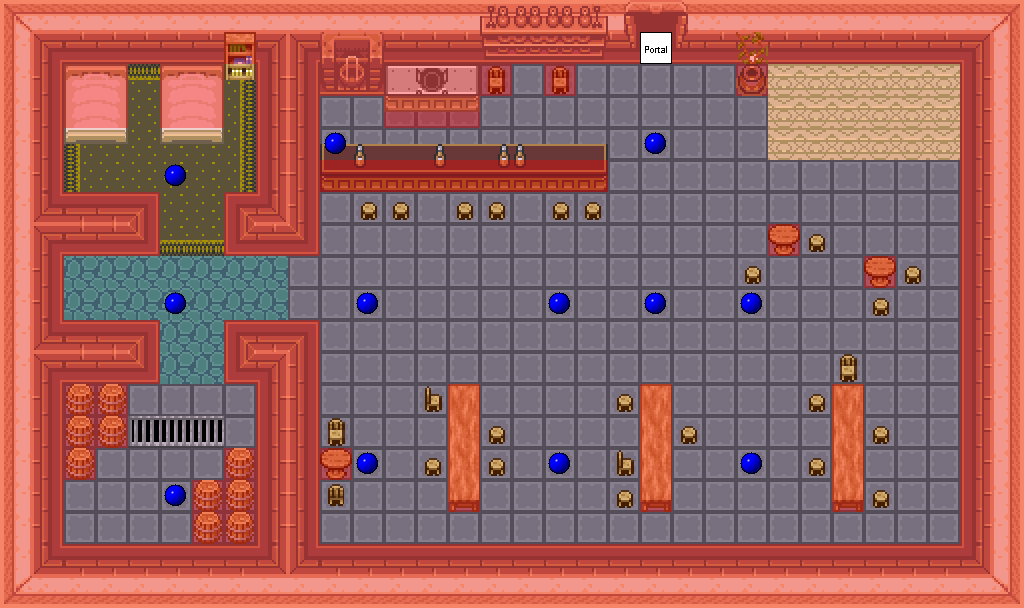

This is a level from a 2D game, rendered from its Tiled map with the project's own tilesets. A one-line summary and the map file follow, with tile-layer data summarised:
An orthogonal 32x19 tile map with 32x32 px tiles, 8 tile layers (0_floor, 1_terrain, 2_object, 3_roof, ...), 10 tilesets.

<map version="0.99a" orientation="orthogonal" width="32" height="19" tilewidth="32" tileheight="32">
 <tileset name="Outside 0" firstgid="1" tilewidth="32" tileheight="32">
  <image source="../zelda_outside_0_chipset.png" trans="ffffff" />
 </tileset>
 <tileset name="Outside 1" firstgid="481" tilewidth="32" tileheight="32">
  <image source="../zelda_outside_1_chipset.png" trans="ffffff" />
 </tileset>
 <tileset name="Dungeon 0" firstgid="961" tilewidth="32" tileheight="32">
  <image source="../zelda_dungeon_0_chipset.png" trans="ff00ff" />
 </tileset>
 <tileset name="Dungeon 1" firstgid="1441" tilewidth="32" tileheight="32">
  <image source="../zelda_dungeon_1_chipset.png" trans="ff00ff" />
 </tileset>
 <tileset name="Interior 0" firstgid="1921" tilewidth="32" tileheight="32">
  <image source="../zelda_interior_0_chipset.png" trans="ff00ff" />
 </tileset>
 <tileset name="Navigation" firstgid="2401" tilewidth="32" tileheight="32">
  <image source="../zelda_navigation_chipset.png" />
 </tileset>
 <tileset name="Objects" firstgid="2402" tilewidth="32" tileheight="32">
  <image source="../zelda_objects_chipset.png" />
 </tileset>
 <tileset name="Collision" firstgid="2502" tilewidth="32" tileheight="32">
  <image source="../zelda_collision_chipset.png" />
 </tileset>
 <tileset name="Building 0" firstgid="2504" tilewidth="32" tileheight="32">
  <image source="../zelda_building_0_tileset.png" />
 </tileset>
 <tileset name="Outside 2" firstgid="2984" tilewidth="32" tileheight="32">
  <image source="../zelda_outside_2_chipset.png" />
 </tileset>
 <layer name="0_floor" width="32" height="19">
  <data>[608 cells, 608 non-empty, 16 distinct tile ids]</data>
 </layer>
 <layer name="1_terrain" width="32" height="19">
  <data>[608 cells, 236 non-empty, 33 distinct tile ids]</data>
 </layer>
 <layer name="2_object" width="32" height="19">
  <data>[608 cells, 83 non-empty, 34 distinct tile ids]</data>
 </layer>
 <layer name="3_roof" width="32" height="19">
  <data>[608 cells, 9 non-empty, 5 distinct tile ids]</data>
 </layer>
 <layer name="objects" width="32" height="19">
  <data>[608 cells, 1 non-empty, 1 distinct tile ids]</data>
 </layer>
 <layer name="collision" width="32" height="19" opacity="0.36">
  <data>[608 cells, 282 non-empty, 1 distinct tile ids]</data>
 </layer>
 <layer name="navigation" width="32" height="19">
  <data>[608 cells, 12 non-empty, 1 distinct tile ids]</data>
 </layer>
 <layer name="protection" width="32" height="19">
  <data>[608 cells, 0 non-empty, 0 distinct tile ids]</data>
 </layer>
</map>
